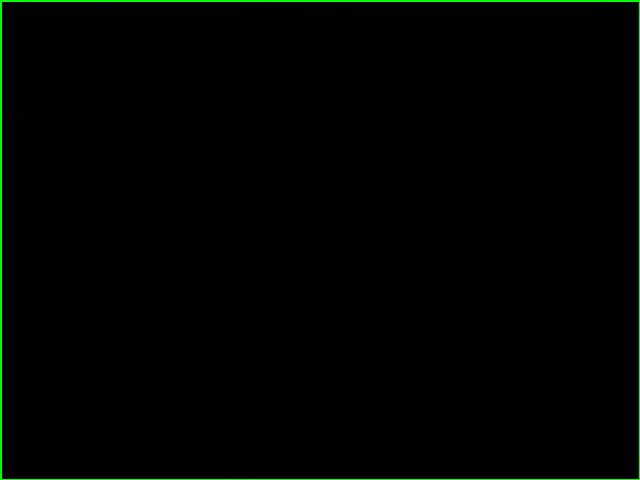
#> input picture snapshots/20261118_185242.jpg, 640 x 480 px, given in place of the camera
$ python app.py
#> lines starting #> are read from the running program, lines starting #| are printed output that depends on the picture
### detector.py
import cv2

def process_frame(frame1, frame2):

    diff = cv2.absdiff(frame1, frame2)

    gray = cv2.cvtColor(
        diff,
        cv2.COLOR_BGR2GRAY
    )

    blur = cv2.GaussianBlur(
        gray,
        (5,5),
        0
    )

    _, thresh = cv2.threshold(
        blur,
        20,
        255,
        cv2.THRESH_BINARY
    )

    contours, _ = cv2.findContours(
        thresh,
        cv2.RETR_TREE,
        cv2.CHAIN_APPROX_SIMPLE
    )

    return contours

### database.py
import sqlite3

DB_NAME = "database/events.db"

def init_db():
    conn = sqlite3.connect(DB_NAME)

    conn.execute("""
    CREATE TABLE IF NOT EXISTS events(
        id INTEGER PRIMARY KEY AUTOINCREMENT,
        event_type TEXT,
        timestamp TEXT,
        image_path TEXT
    )
    """)

    conn.commit()
    conn.close()


# [12 lines left out: function insert_event, not called in this run]

### app.py
import cv2
import datetime
import os
import time

from detector import process_frame
from database import init_db, insert_event
from event_bus import publish_event

# Create folders
os.makedirs("snapshots", exist_ok=True)
os.makedirs("database", exist_ok=True)
os.makedirs("logs", exist_ok=True)

# Initialize database
init_db()

# Start camera
cap = cv2.VideoCapture(0, cv2.CAP_DSHOW)

if not cap.isOpened():
    print("Unable to access camera")
    exit()

ret, frame1 = cap.read()
#> frame1 is the input picture: shape (480, 640, 3); mean B, G, R 3, 3.4, 1
ret, frame2 = cap.read()

if not ret:
    print("Unable to read frames")
    exit()

# Metrics
event_count = 0
last_event_time = time.time()
cooldown_seconds = 2

prev_frame_time = time.time()

while True:

    status = "Monitoring"

    contours = process_frame(frame1, frame2)
#> in process_frame, `diff = cv2.absdiff(frame1, frame2)`: diff: shape (480, 640, 3); every value is 0
#> in process_frame, `gray = cv2.cvtColor( diff, cv2.COLOR_BGR2GRAY )`: gray: shape (480, 640); every value is 0
#> in process_frame, `contours, _ = cv2.findContours( thresh, cv2.RETR_TREE, cv2.CHAIN_APPRO..`: contours = []
#> contours = []

    motion_detected = False

    for contour in contours:

        if cv2.contourArea(contour) < 1500:
            continue

        motion_detected = True

        x, y, w, h = cv2.boundingRect(contour)

        cv2.rectangle(
            frame1,
            (x, y),
            (x + w, y + h),
            (0, 255, 0),
            2
        )
#> this loop made 0 passes

    # Event generation with cooldown
    if motion_detected:

        status = "Motion Detected"

        current_time = time.time()

        if current_time - last_event_time >= cooldown_seconds:

            event_count += 1

            timestamp = datetime.datetime.now()

            filename = (
                f"snapshots/"
                f"{timestamp.strftime('%Y%m%d_%H%M%S_%f')}.jpg"
            )

            cv2.imwrite(filename, frame1)

            insert_event(
                "MOTION",
                str(timestamp),
                filename
            )

            publish_event(
                f"Motion detected -> {filename}"
            )

            last_event_time = current_time

    # FPS Calculation
    current_frame_time = time.time()

    fps = 1 / (current_frame_time - prev_frame_time)

    prev_frame_time = current_frame_time

    # Dashboard
    cv2.putText(
        frame1,
        f"Events: {event_count}",
        (20, 40),
        cv2.FONT_HERSHEY_SIMPLEX,
        0.8,
        (0, 255, 0),
        2
    )

    status_color = (0, 255, 0)

    if status == "Motion Detected":
        status_color = (0, 0, 255)

    cv2.putText(
        frame1,
        f"Status: {status}",
        (20, 80),
        cv2.FONT_HERSHEY_SIMPLEX,
        0.8,
        status_color,
        2
    )

    cv2.putText(
        frame1,
        datetime.datetime.now().strftime("%H:%M:%S"),
        (20, 120),
        cv2.FONT_HERSHEY_SIMPLEX,
        0.8,
        (255, 255, 0),
        2
    )

    cv2.putText(
        frame1,
        f"FPS: {int(fps)}",
        (20, 160),
        cv2.FONT_HERSHEY_SIMPLEX,
        0.8,
        (255, 255, 255),
        2
    )
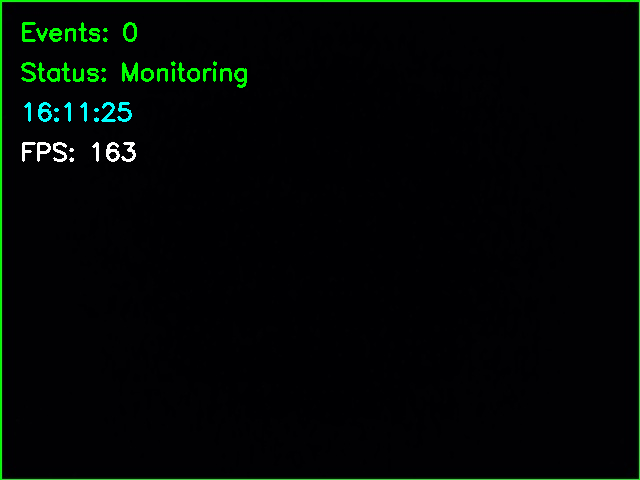
#> frame1: shape (480, 640, 3); mean B, G, R 4.1, 6.5, 1.6

    cv2.imshow(
        "Vision Event Processing System",
        frame1
    )

    frame1 = frame2
    ret, frame2 = cap.read()

    if not ret:
        break

    if cv2.waitKey(1) & 0xFF == 27:
#> (key Esc is pressed here)
        break

cap.release()
cv2.destroyAllWindows()

$ run again, on snapshots/20261118_185307.jpg
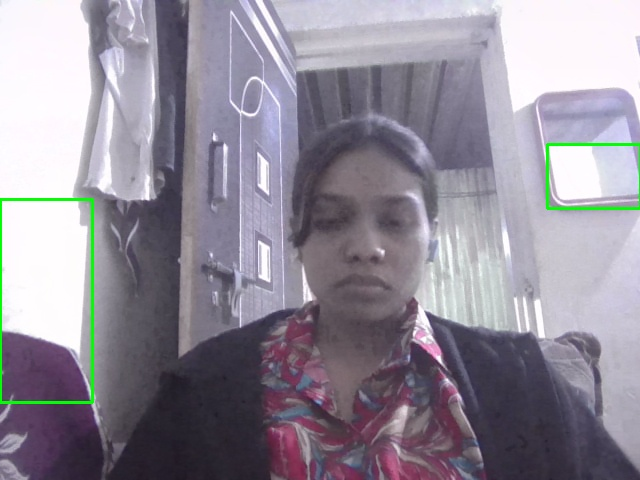
#> input picture snapshots/20261118_185307.jpg, 640 x 480 px, given in place of the camera
#> frame1 is the input picture: shape (480, 640, 3); mean B, G, R 152.8, 140.8, 146.1
#> diff: shape (480, 640, 3); every value is 0
#> gray: shape (480, 640); every value is 0
#> in process_frame, `contours, _ = cv2.findContours( thresh, cv2.RETR_TREE, cv2.CHAIN_APPRO..`: contours = []
#> `cv2.putText( frame1, f"FPS: {int(fps)}", (20, 160), cv2.FONT_HERSHEY_S..`:
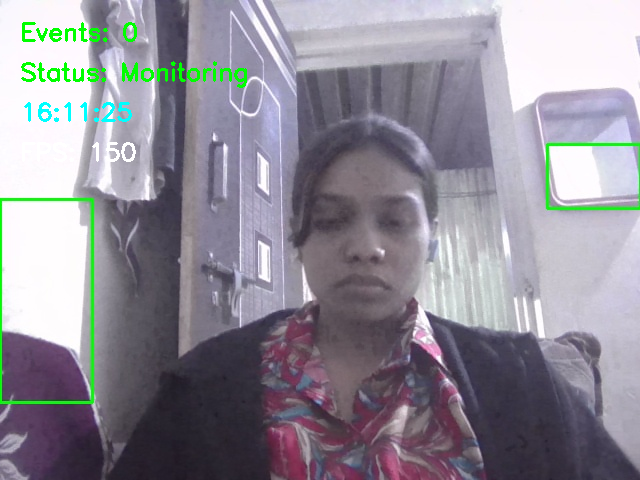
#> frame1: shape (480, 640, 3); mean B, G, R 151.4, 141.4, 144.2
